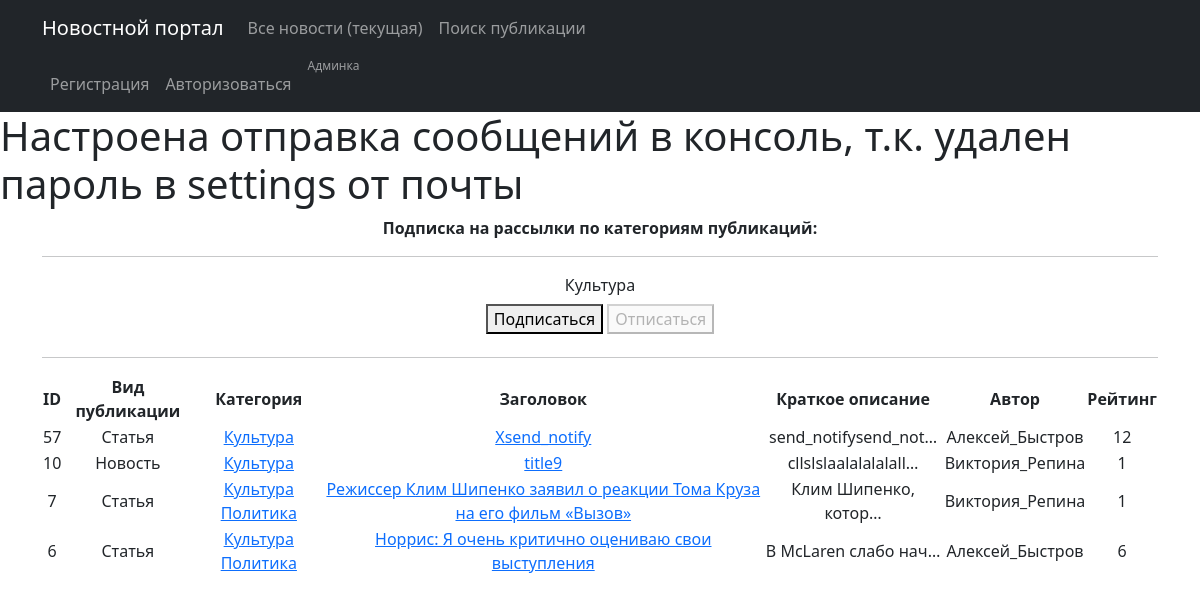
/subscriptions/2/, run on the app's committed database.
### news/models.py (models this page shows, shortened)
class Category(models.Model):
    catName = models.CharField(max_length=255, unique=True, verbose_name='Категория')
    subscribers = models.ManyToManyField(User, related_name='categories', blank=True )
    def __str__(self):
        return f'{self.catName.title()}'
    class Meta:
        verbose_name = 'Категория'
        verbose_name_plural = 'Категории'

class Post(models.Model):
    article = 'ART'
    news = 'NEW'
    POSITIONS = [
        (article, 'Статья'),
        (news, 'Новость')
    ]
    author = models.ForeignKey(Author, on_delete=models.CASCADE, verbose_name='Автор публикации')
    typeChoice = models.CharField(max_length=3, choices=POSITIONS, default=news, verbose_name='Вид публикации')
    pubDate = models.DateTimeField(auto_now_add=True, verbose_name='Дата публикации')
    postCategory = models.ManyToManyField(Category, through='PostCategory', default="Категория", verbose_name='Категория')
    headline = models.CharField(max_length=255, verbose_name='Заголовок')
    text = models.TextField(default="Текст статьи", verbose_name='Текст')
    postRating = models.SmallIntegerField(default=0, verbose_name='Рейтинг')
    class Meta:
        verbose_name = 'Публикация'
        verbose_name_plural = 'Публикации'

class Author(models.Model):
    authUser = models.OneToOneField(User, on_delete=models.CASCADE)
    authorRating = models.IntegerField(default=0)
    class Meta:
        verbose_name = 'Автор'
        verbose_name_plural = 'Авторы'

### subscriptions/views.py (the view)
# urls.py: path('<int:id>/', CategoryListView.as_view(), name='categories'),
class CategoryListView(ListView):
    model = Post
    template_name = 'categories.html'
    context_object_name = 'category_list_news'
    def get_queryset(self):
        self.postCategory = get_object_or_404(Category, id=self.kwargs['id']) #8:15
        queryset = Post.objects.filter(postCategory=self.postCategory).order_by('-pubDate')
        return queryset
    def get_context_data(self , **kwargs):
        context = super().get_context_data(**kwargs)
        context['is_not_subscriber'] = self.request.user not in self.postCategory.subscribers.all()
        context['category'] = self.postCategory
        return context

### templates/categories.html (shortened to what this page needs)
{% extends 'flatpages/default.html' %}
{% block content %}
<b>Подписка на рассылки по категориям публикаций:</b>
<hr>
            {{ category }}
    {% if is_not_subscriber %}
        <p class="text-center">
            <a href="http://127.0.0.1:8000/subscriptions/{{category.id}}/subscribe" class="btn btn-secondary-sm">
                <button>Подписаться</button>
                <button disabled>Отписаться</button>
            </a>
        </p>
        {% endif %}
 <hr>
   {% if category_list_news %}
       <table>
           <tr>
               <td><b>ID</b></td>
               <td><b>Вид публикации</b></td>
               <td><b>Категория</b></td>
               <td><b>Заголовок</b></td>
               <td><b>Краткое описание</b></td>
               <td><b>Автор</b></td>
               <td><b>Рейтинг</b></td>
           </tr>
        {% for post in category_list_news %}
           <tr>
               <td>{{ post.id}}</td>
               <td>{{ post.get_typeChoice_display}}</td>
               <td>{% for category in post.postCategory.all %}
                   <a href="http://127.0.0.1:8000/subscriptions/{{category.id}}">{{ category }}</a>
               {% endfor %}</td>
               <td><a href=http://127.0.0.1:8000/news/{{post.id}}>{{ post.headline}}</a></td>
               <td>{{ post.text|truncatechars:20}}</td>
               <td>{{ post.author.authUser}}</td>
               <td>{{ post.postRating}}</td>
           </tr>
           {% endfor %}
    </table>
   {% else %}
       <h2>Статей нет!</h2>
   {% endif %}
{% endblock content %}

### data on the page
Category: catName "Культура"
Post: id "57", typeChoice "Статья", headline "Xsend_notify", text "send_notifysend_not…", author.authUser "Алексей_Быстров", postRating "12"
Post: id "10", typeChoice "Новость", headline "title9", text "cllslslaalalalalall…", author.authUser "Виктория_Репина", postRating "1"
Post: id "7", typeChoice "Статья", headline "Режиссер Клим Шипенко заявил о реакции Тома Круза на его фильм «Вызов»", text "Клим Шипенко, котор…", author.authUser "Виктория_Репина", postRating "1"
Category: catName "Политика"
Post: id "6", typeChoice "Статья", headline "Норрис: Я очень критично оцениваю свои выступления", text "В McLaren слабо нач…", author.authUser "Алексей_Быстров", postRating "6"
